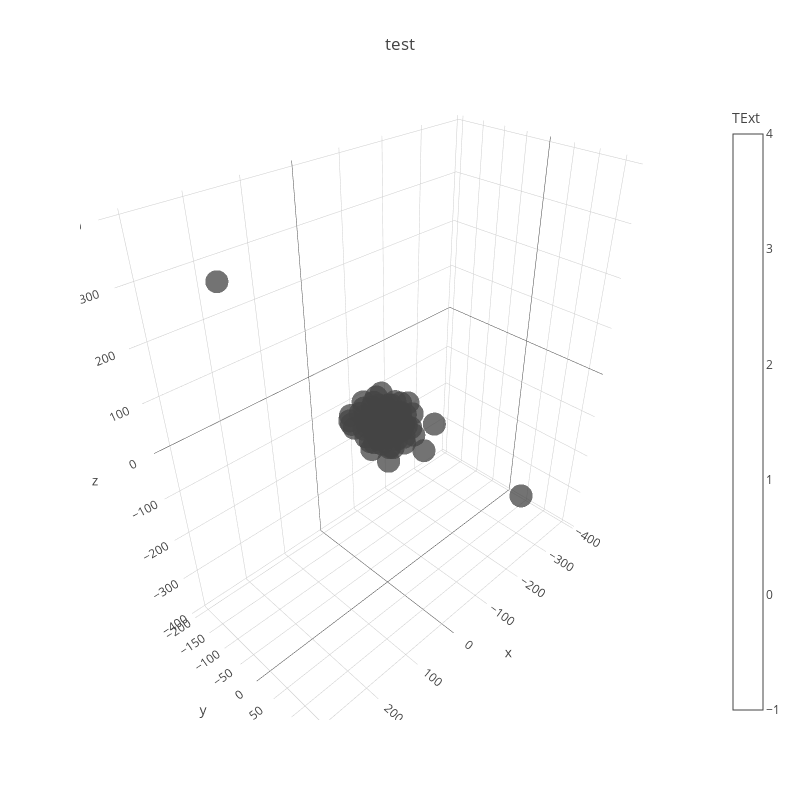

The code cell stored with this chart in its notebook:
### Code cell
trace1 = go.Scatter3d(
    x=tsne[:,0],
    y=tsne[:,1],
    z=tsne[:,2],
    mode='markers',
    marker=dict(
        sizemode='diameter',
        color = Chatbot_Text.values,
        colorscale = 'Portland',
        colorbar = dict(title = 'TExt'),
        line=dict(color='rgb(255, 255, 255)'),
        opacity=0.75
    )
)

data=[trace1]
layout=dict(height=800, width=800, title='test')
fig=dict(data=data, layout=layout)
py.iplot(fig, filename='3DBubble')

### Figure 1 — Plotly figure (JSON) as saved in the notebook; plotly's stock layout.template omitted (floating-point values rounded to 4 significant figures)
{"data": [{"marker": {"color": ["I try and avoid this sort of conflict", "Had a friend open up to me about his mental addiction to weed and how it was taking over his life and making him depressed", "I saved a girl from suicide once. She was going to swallow a bunch of pills and I talked her out of it in a very calm, loving way.", "i cant think of one really...i think i may have indirectly", "Only really one friend who doesn't fit into the any of the above categories. Her therapist calls it spiraling.\" Anyway she pretty much calls me any time she is frustrated by something with  her boyfriend to ask me if it's logical or not. Before they would just fight and he would call her crazy. Now she asks me if it's ok he didn't say \"please\" when he said  \"hand me the remote.\"", "a couple of years ago my friends was going to switch school because of low self esteem too. I helped him overcome that shit too", "Roommate when he was going through death and loss of a gf. Did anything to get him out of his bedroom.", "i've had a couple of friends (you could say more than friends) with quite severe depression/ emotional problems. i helped for a while but eventually both relationships started to suffer as a result of both our personal problems", "Listened to someone talk about relationship troubles. Offered some advice from personal experience.", "I will always listen. I comforted my sister when she lost her virgity the same night she walked in on her boyfriend cutting himself, and then our parents found out she threw a house part. Simply bring supportive was my focus.", "Took a week off work, packed up the car and picked up a friend who was on the verge of losing it and went camping/surfing for a week. His parents were a big part of the problem and being away from them and others and physical activity every day for a week. but more just being around helped i feel.", "On the memorial anniversary of my friends father I was with him to give support and remind him that he's not alone.", "Anxious girlfriend always needs my help", "Never", "You as a mom", "ex gf was a cutter/suicidal, got her out of her own issues while slowly dying inside.", "I have helped advise friends who have faced circumstances similar to mine", "I've helped friends out before", "A friend that is a girl and just talk to her tryin to make her feel better", "expressing concern and openness to friends when they are dealing with troubles. letting them know they can fell open for dialog.", "listening to girlfriend's problems", "Friend was thinking about suicide, after a few days I managed to talk her down.", "Having gone through depression and anxiety myself, I understand the struggles and have a few personal methods to cope when stuff hits. Having this knowledge has allowed me to help several people on the internet as well as my other friends when they have faced similar issues and talk to me about them. I understand how important listening is and offer my experiences to help them get through what they face.", "Sometimes my friends bring up issues they are having with themselves, and I feel that I give them good advice and make them feel adequate and normal. I just try to be kind and helpful and honest.", "never i guess people dont see me as a guy they would go to", "Last year, my best friend was diagnosed with anxiety disorder and depression. She tried to commit suicide. I tried my best to be there for her the entire time throughout her recovery.", "Cleaning up my friend's campsite and slightly helping him while he was living all summer as an alcoholic in the Mt. Hood woods.", "i listen pretty damn well. better at that as apposed to telling my own story.", "Helping a friend through dealing with his alcoholic mother.", "I used to tutor homeless men at a shelter to help them obtain their GED's. They were all age 50+ and some of them were even reading at a first grade level.", "I am a high school teacher so almost everyday.", "Friends often come to me to talk about the issues that they're facing in life.", "Summer camp, countless kids have the same issue. I tell them i how it is when you cant listen or are restless.", "Haha. In eight grade, kid got rejected twice. Wanted her to sign his yearbook but he was too nervous. I told him she doesn't really care about rejecting him and she thinks no less of him. He did it.    Probably more, but that's what comes up off the top of my head.", "Don't have a specific example but just letting people know you're there if they want to talk.", "Some of my friends have gone through the same type of struggle I have been through. I let them know that they could talk to me about anything and that being honest with yourself even if the truth hurts is the best way to start to get back up.", "Friend who had big addiction issues, ended up being completely isolated, skipped school, and had a very low self esteem. I convinced him to go see a doc together, and promised him that i would go through everything with him. He went to rehab for a few months and now he's clean. But the complete lack of support from his family, from school, changed him. I think it was too late when I helped him (he was like that for 5 months) and he'll never be the same as before.", "I've always been a good listener for people and I think a lot of people just want to be heard and not necessarily fixed. They just need to express themselves to relief their thoughts to others so they're not trapped so much within the confines of their own head.  I've always lent an ear for someone to speak to.", "One of my best friends was diagnosed with cancer and I did as much as I could for him during that time. I visited him almost every day when he was in treatment just so he didn't have to be alone or anything. When he came back to school I helped him get caught up with school work too.", "I don't think I'm qualified to be a serious resource for someone else.", "Many times for my one friend who tried hard drugs (cocaine) and was dealing with depression because of girls", "A lot for my friends. When they have had girl problems, or have just been down in the dumps about life. I always try to look on the positive side of life, and I try to reflect that on my friends' lives as well.", "I'm the theripist of my friends, they always come to me", "Describe?    Nah", "My brother went through the same struggles I did, after i found help I was able to set him on the path to healing.", "Friend got dumped by girl he had been in a relationship in for 2 years. I stayed by his side until he stopped feeling bad about it. I was there for him.", "I open myself to any friend in need of emotional support.", "GF and I help her through a lot of shit because I myself have been through a lot of shit.", "I had a friend that would go off about girls and get super depressed. He told me he was going to kill himself one night and I drove 1n hour and a half to go look for him. By then the cops had already taken him to the hospital but me and a friend went and hung out with him. Also been there to help try and talk him down. Another person I hadnt been friends with for years cause of some stuff called me out of the blue on thankgiving last year. I called back and got a hospital number so I knew something was up. Ended up being a kid who I was friends with years before but was a huge douche to me. He was in the psych ward for trying to kill himself. I got a hold of him and talked to him for a while. Whenever he would call I would answer and be there even though I still had the shit from years earlier on my mind. There are people that I might not want to be around but if it's a situation like this I'll be there for people. My goal or purpose in life that's sustained my survival is to help make other peoples lives a little bit better. Make people laugh when they're sad, help people out when nobody else will. Basically treat other humans even strangers with the respect and kindness of a friend. That's all people need sometime. Let people talk through their shit with me and offer helpful advice if I can. I'm still swimming in my own shit but that's enough to keep me going, keep that little light at the end of the tunnel switched on. Idk how long that will last but I'll be here till it flickers out.", "Sometimes I'll calm my friends down after bad stuff happens.", "I once acted as a resource for someone who was struggling in school, and I helped them with their schoolwork.", "My friend was going through a period of intense depression and i made sure that i was always there for him.", "I have talked though some major blows in my girlfriends life. She has had some tough times, and I helped her with them.", "Talking to a friend over a break up.", "I care about other people more than myself so I listen and help them through tough times", "Over the internet a LOT of people write to me to talk about their problems. Its often girl related, I dont know, I guess it can be nice to rant to someone you dont know irl/someone who can look at the situation a little bit more objective? I think a lot of guys also feel that it can be hard to talk to girl friends irl about their innermost feelings sometimes, thats the feeling I get at least. My friend jokingly refers to me as an Agony Aunt\"", "Friends sometimes come up to me and ask for advice,  I try and give it the best I possibly can", "My friend dealt with anxiety and this desire for everything in her life to be perfect, she describes it as caring what happens to much, but either way I simply talked to her and when she would try and change the subject I would have to drag her back in due the fact that she didn't want to talk about it, but in reality she wouldn't get better unless i pulled her back into it and helped her through it. But how i helped was by basically talking to her, and giving her the advice she needed to hear, not the one she wanted to such as oh you'll be ok  this will all blow over\" what i said was more along the lines of being so blunt that many may find it rude but for her and i it was essential to making any progress.\"\"y friend dealt with anxiety and this desire for everything in her life to be perfect  she describes it as caring what happens to much  but either way I simply talked to her and when \"", "Simply being there as a friend for somebody who's struggling.", "I've had some friends come to me saying people or acquaintances they've known who have killed themselves try and find comfort with me because my best friend killed himself my junior year of high school so they've come to me hoping to find some answers or peace in the turmoil.", "People calling, talk some sense into them, maybe facebook chat..", "Having self harmed in the past,  I shared my experience with a friend in hopes of swaying her from those actions.", "Have worked through problems with friends", "When my friend needed help when she was going through some tough stuff. I knew that she needed it but she wouldn't admit it. So I brought it up and initiated it and we talked about it and it really helped her.", "My sister has some pretty severe issues  with her mental health. I try to be there for her when she needs it and I'd like to think its helped her.", "Helped friends through stuff.", "I helped encourage a friend to go to therapy, and often listened to their problem to let them know there was someone there for them.", "I haven't really met anyone dealing with attention issues. So I haven't had a chance to help unfortunately.", "there are too many to remember specifically, but being as helpful and rational as possible (as well as just listening) with people that need it is a fairly common occurrence", "one of my friends was feeling down, so he came over and talked it out while I listened and gave him some input.", "never.", "I have tried but am absolutely horrable at it and am way too blunt.", "Ex girlfriend had depression and anxiety. I used to hold her and listen as she told me what was going on", "Always. I don't judge people to much, and can listen well most of the time. So naturally people come to me with their problems.", "My grandmother went through some severe depression shortly after I had some difficulties. Using my personal experience to relate with her and share what I used to get better was helpful to comfort her.", "Now that I've been through it, although i'm not even where I'd like to be, I'm extremely open about sharing my experience with others and helping friends going through similar situations. And PLEASE if you have any other questions about my situation don't hesitate to email me. I'm an open book and excited to see how many people you're going to help.", "when my best friends mom past away from od'ing when he was in grade 5", "As a camp counselor I provide stability in kids lives who may have troubled home situations.", "My now girlfriend used to have serious addiction troubles before we started dating and felt as though her addiction defined her as a person. She thought that all people saw when they looked at her was the addiction. I spent many nights with her talking and letting her vent. I was one of the only people supporting her and she felt as though I could help because I had been in her spot.", "The one person I ever talked to it was because we were both going through the same thing. Us talking together helped, it was important to realize you aren't alone"], "colorbar": {"title": "TExt"}, "colorscale": "Portland", "line": {"color": "rgb(255, 255, 255)"}, "opacity": 0.75, "sizemode": "diameter"}, "mode": "markers", "type": "scatter3d", "x": [-247.3, 5.951, -17.15, 2.313, 24.22, 16.5, -382.2, 17.37, -88.98, 14.79, 66.45, 53.77, 1.277, 32.39, 42.94, 39.53, -10.69, 29.82, 9.938, 24.29, -8.12, 62.02, 19.64, 0.6307, -0.2078, -12.44, -17.4, -14.34, -34.7, 43.14, 25.01, -7.828, -45.54, -5.256, -29.25, 6.354, -3.47, 20.3, 14.19, -12.87, -26.18, 9.006, 8.215, 24.55, -9.385, -44.16, -50.08, 30.97, -4.152, -1.292, -9.75, 308.3, -9.981, 10.8, -26.72, -15.93, -6.88, 24.69, 0.6484, -3.224, 33.83, -36.3, 17.72, 16.42, 37.95, -35.75, 2.961, 7.529, -53.42, 10.67, 202.9, -28.96, 3.904, 6.203, 24.56, 8.394, -22.6, -41.35, 39.02, -25.25], "y": [-199.0, 16.02, 7.062, 36.77, -16.54, 19.17, 46.72, -13.95, 32.38, 39.03, -20.38, -30.61, -18.76, -57.34, 7.061, -10.88, -26.62, 17.34, -3.941, -21.08, -44.49, 52.41, 20.88, 8.779, -6.799, 20.79, 26.16, -11.55, -0.6843, 15.03, -31.44, -35.35, -10.93, 30.84, -24.89, -18.31, 36.93, -35.11, 30.13, -38.5, 19.96, -33.49, -41.95, 2.843, -10.59, 5.115, 13.5, 6.331, 6.621, -87.05, 5.903, 31.63, 5.656, 15.41, -21.0, 50.56, -7.348, 7.363, -20.07, 40.7, 41.59, 23.61, -48.04, 4.436, -7.753, 16.68, -28.3, 6.618, 41.01, 26.49, 168.5, -1.327, 13.08, -52.28, -12.42, -9.626, 19.64, -31.3, 14.07, -4.715], "z": [-235.3, 4.215, -28.39, 42.56, -35.32, 36.46, -379.7, -16.4, -30.57, -6.053, 29.62, 10.49, -6.291, 4.686, -29.45, -13.33, 11.79, 51.68, 4.534, 2.537, 9.606, 118.5, -10.54, -44.39, -18.79, 28.88, -24.62, -0.3302, -8.813, -10.34, -15.4, -9.339, 15.81, -1.851, 13.29, 15.41, 18.31, 25.47, 17.29, 31.28, 15.67, 3.065, -12.6, -15.7, 24.69, -25.47, 2.543, 27.94, 41.12, -56.44, -7.32, 384.5, 12.19, -69.32, -13.24, -6.494, -35.44, 3.923, -45.93, -22.15, -11.22, -15.96, 6.666, -33.3, 7.867, 34.67, 32.54, 22.34, -66.94, -32.4, 205.3, 9.512, -18.51, 23.48, 23.55, 38.51, -3.339, -30.23, 10.36, 31.89]}], "layout": {"height": 800, "title": "test", "width": 800}}
